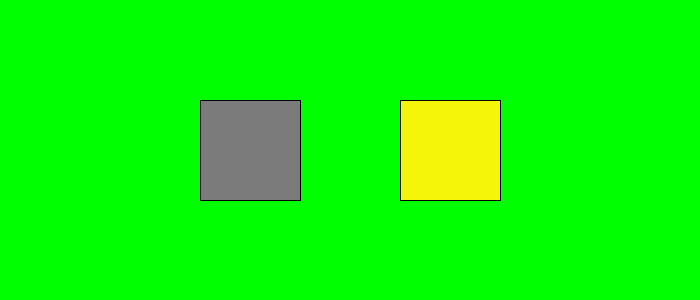
Frame 1 (no input)
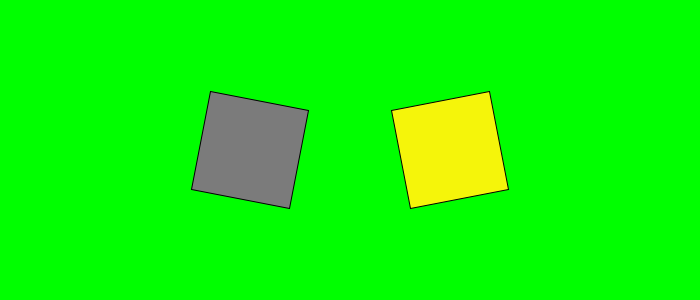
Frame 60 (the mouse pressed at the canvas centre just before this capture)
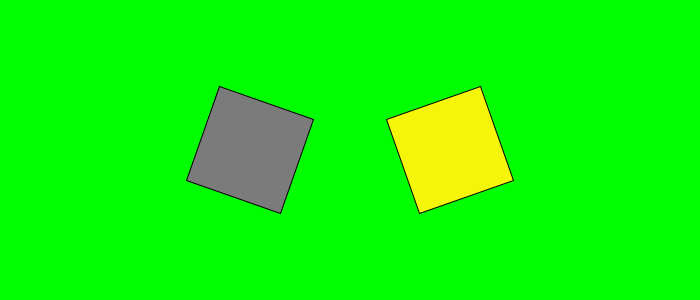
Frame 120 (the mouse held since frame 60 and released just before this capture)

The Processing sketch that drew these frames (run headless with seeded random() and noise(); from frame 60 on, the mouse is pressed at the canvas centre):

// Processing sketch: aula09_exer2_g2
// ── aula09_exer2_g2.pde
float roda1=0, roda2=0;
void setup(){ size(700,300); }
void draw(){
  background(0,255,0);
  rectMode(CENTER);
  fill(123);
  pushMatrix();
  translate(250,150);
  rotate(roda1);
  rect(0,0,100,100); //b
  popMatrix();
  roda1=roda1-0.05;
  fill(245,245,10);
  pushMatrix();
  translate(450,150);
  rotate(roda2);
  rect(0,0,100,100); //c
  popMatrix();
  roda2=roda2+0.05;

}
